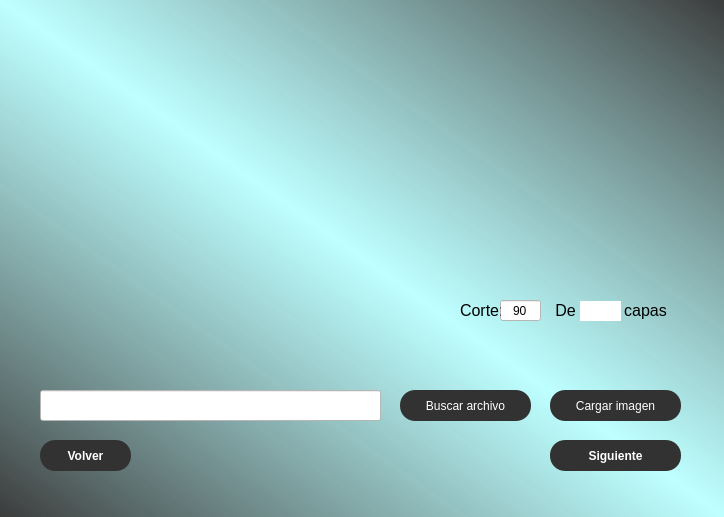
<?xml version="1.0" encoding="UTF-8"?>
<ui version="4.0">
 <class>Dialog</class>
 <widget class="QDialog" name="Dialog">
  <property name="geometry">
   <rect>
    <x>0</x>
    <y>0</y>
    <width>724</width>
    <height>517</height>
   </rect>
  </property>
  <property name="windowTitle">
   <string>Dialog</string>
  </property>
  <property name="styleSheet">
   <string notr="true">background-color: qlineargradient(spread:reflect, x1:0, y1:1, x2:0.5, y2:0.5, stop:0 rgba(50, 50, 50, 200), stop:1 rgba(190, 255, 255, 255));</string>
  </property>
  <widget class="QLabel" name="Imagen">
   <property name="geometry">
    <rect>
     <x>80</x>
     <y>40</y>
     <width>261</width>
     <height>331</height>
    </rect>
   </property>
   <property name="styleSheet">
    <string notr="true">background-color: transparent;
border-color: rgb(0, 0, 0);</string>
   </property>
   <property name="text">
    <string/>
   </property>
  </widget>
  <widget class="QPushButton" name="CargarImagenes">
   <property name="geometry">
    <rect>
     <x>550</x>
     <y>390</y>
     <width>131</width>
     <height>31</height>
    </rect>
   </property>
   <property name="autoFillBackground">
    <bool>false</bool>
   </property>
   <property name="styleSheet">
    <string notr="true">background-color: rgb(50,50 , 50);
border-radius: 15px;
font: 75 13pt &quot;Helvetica&quot;;
color: white;</string>
   </property>
   <property name="text">
    <string>Cargar imagen</string>
   </property>
  </widget>
  <widget class="QLineEdit" name="RutaArchivo">
   <property name="geometry">
    <rect>
     <x>40</x>
     <y>390</y>
     <width>341</width>
     <height>31</height>
    </rect>
   </property>
   <property name="styleSheet">
    <string notr="true">background-color: rgb(255, 255, 255);
font: 75 12pt &quot;Helvetica&quot;;</string>
   </property>
   <property name="inputMask">
    <string/>
   </property>
   <property name="text">
    <string/>
   </property>
  </widget>
  <widget class="QPushButton" name="Browse">
   <property name="geometry">
    <rect>
     <x>400</x>
     <y>390</y>
     <width>131</width>
     <height>31</height>
    </rect>
   </property>
   <property name="styleSheet">
    <string notr="true">background-color: rgb(50,50 , 50);
border-radius: 15px;
font: 75 13pt &quot;Helvetica&quot;;
color: white;</string>
   </property>
   <property name="text">
    <string>Buscar archivo</string>
   </property>
  </widget>
  <widget class="QLineEdit" name="Corte">
   <property name="geometry">
    <rect>
     <x>500</x>
     <y>300</y>
     <width>41</width>
     <height>21</height>
    </rect>
   </property>
   <property name="styleSheet">
    <string notr="true">background-color: rgb(255, 255, 255);
border-color: rgb(0, 0, 0);
font: 75 12pt &quot;Helvetica&quot;;
</string>
   </property>
   <property name="text">
    <string>90</string>
   </property>
   <property name="alignment">
    <set>Qt::AlignCenter</set>
   </property>
  </widget>
  <widget class="QLabel" name="NivelMax">
   <property name="geometry">
    <rect>
     <x>580</x>
     <y>301</y>
     <width>41</width>
     <height>20</height>
    </rect>
   </property>
   <property name="styleSheet">
    <string notr="true">background-color: rgb(255, 255, 255);
font: 75 12pt &quot;Helvetica&quot;;</string>
   </property>
   <property name="text">
    <string/>
   </property>
   <property name="alignment">
    <set>Qt::AlignCenter</set>
   </property>
  </widget>
  <widget class="QLabel" name="NivelMax_2">
   <property name="geometry">
    <rect>
     <x>460</x>
     <y>300</y>
     <width>41</width>
     <height>21</height>
    </rect>
   </property>
   <property name="font">
    <font>
     <family>Helvetica</family>
     <pointsize>12</pointsize>
     <weight>9</weight>
     <italic>false</italic>
     <bold>false</bold>
    </font>
   </property>
   <property name="styleSheet">
    <string notr="true">background-color:transparent;
font: 75 12pt &quot;Helvetica&quot;;
</string>
   </property>
   <property name="text">
    <string>Corte:</string>
   </property>
  </widget>
  <widget class="QPushButton" name="Avanzar">
   <property name="geometry">
    <rect>
     <x>550</x>
     <y>440</y>
     <width>131</width>
     <height>31</height>
    </rect>
   </property>
   <property name="styleSheet">
    <string notr="true">background-color: rgb(50,50 , 50);
border-radius: 15px;
font: 75 13pt &quot;Helvetica&quot;;
color: white;
font-weight:bold</string>
   </property>
   <property name="text">
    <string>Siguiente</string>
   </property>
  </widget>
  <widget class="QLabel" name="NivelMax_3">
   <property name="geometry">
    <rect>
     <x>550</x>
     <y>300</y>
     <width>31</width>
     <height>21</height>
    </rect>
   </property>
   <property name="font">
    <font>
     <family>Helvetica</family>
     <pointsize>12</pointsize>
     <weight>9</weight>
     <italic>false</italic>
     <bold>false</bold>
    </font>
   </property>
   <property name="styleSheet">
    <string notr="true">background-color:transparent;
font: 75 12pt &quot;Helvetica&quot;;</string>
   </property>
   <property name="text">
    <string>De</string>
   </property>
   <property name="alignment">
    <set>Qt::AlignCenter</set>
   </property>
  </widget>
  <widget class="QLabel" name="error">
   <property name="geometry">
    <rect>
     <x>170</x>
     <y>420</y>
     <width>211</width>
     <height>20</height>
    </rect>
   </property>
   <property name="styleSheet">
    <string notr="true">background-color: transparent;
font: 10pt &quot;Helvetica&quot;;
color: red;</string>
   </property>
   <property name="text">
    <string/>
   </property>
   <property name="alignment">
    <set>Qt::AlignCenter</set>
   </property>
  </widget>
  <widget class="QLabel" name="NivelMax_4">
   <property name="geometry">
    <rect>
     <x>620</x>
     <y>300</y>
     <width>51</width>
     <height>21</height>
    </rect>
   </property>
   <property name="font">
    <font>
     <family>Helvetica</family>
     <pointsize>12</pointsize>
     <weight>9</weight>
     <italic>false</italic>
     <bold>false</bold>
    </font>
   </property>
   <property name="styleSheet">
    <string notr="true">background-color:transparent;
font: 75 12pt &quot;Helvetica&quot;;</string>
   </property>
   <property name="text">
    <string>capas</string>
   </property>
   <property name="alignment">
    <set>Qt::AlignCenter</set>
   </property>
  </widget>
  <widget class="QPushButton" name="Volver">
   <property name="geometry">
    <rect>
     <x>40</x>
     <y>440</y>
     <width>91</width>
     <height>31</height>
    </rect>
   </property>
   <property name="styleSheet">
    <string notr="true">background-color: rgb(50,50 , 50);
border-radius: 15px;
font: 75 13pt &quot;Helvetica&quot;;
color: white;
font-weight:bold</string>
   </property>
   <property name="text">
    <string>Volver</string>
   </property>
  </widget>
  <widget class="QLabel" name="logo">
   <property name="geometry">
    <rect>
     <x>280</x>
     <y>454</y>
     <width>161</width>
     <height>41</height>
    </rect>
   </property>
   <property name="styleSheet">
    <string notr="true">background-color: transparent;
</string>
   </property>
   <property name="text">
    <string/>
   </property>
  </widget>
 </widget>
 <resources/>
 <connections/>
</ui>
